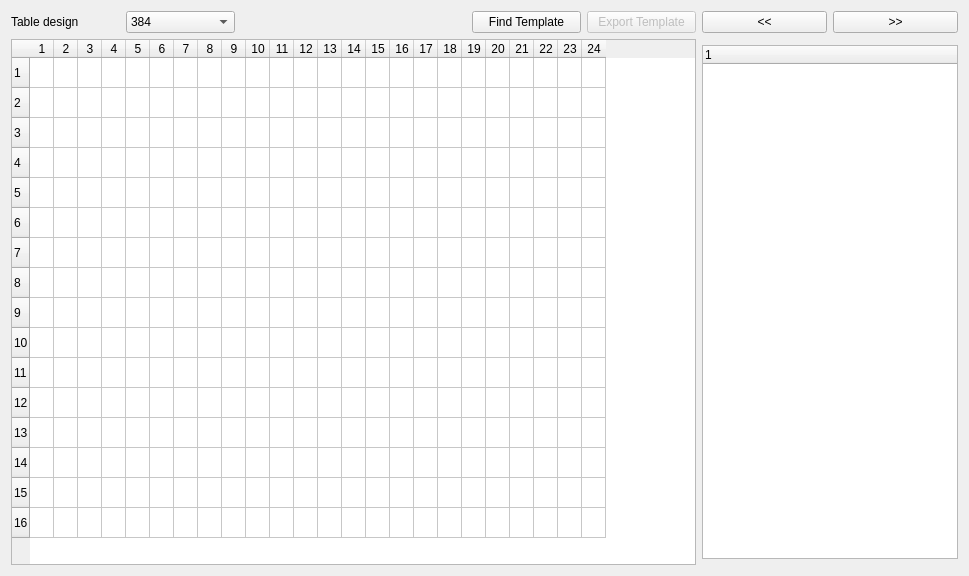
<?xml version="1.0" encoding="UTF-8"?>
<ui version="4.0">
 <class>TaggerPlate</class>
 <widget class="QWidget" name="TaggerPlate">
  <property name="geometry">
   <rect>
    <x>0</x>
    <y>0</y>
    <width>969</width>
    <height>576</height>
   </rect>
  </property>
  <property name="windowTitle">
   <string>Form</string>
  </property>
  <layout class="QGridLayout" name="gridLayout">
   <item row="2" column="6" colspan="2">
    <widget class="QTreeWidget" name="treeWidget">
     <property name="contextMenuPolicy">
      <enum>Qt::CustomContextMenu</enum>
     </property>
     <property name="headerHidden">
      <bool>false</bool>
     </property>
     <attribute name="headerVisible">
      <bool>true</bool>
     </attribute>
     <column>
      <property name="text">
       <string notr="true">1</string>
      </property>
     </column>
    </widget>
   </item>
   <item row="0" column="1">
    <widget class="QComboBox" name="plates_design">
     <item>
      <property name="text">
       <string>384</string>
      </property>
     </item>
     <item>
      <property name="text">
       <string>96</string>
      </property>
     </item>
     <item>
      <property name="text">
       <string>1536</string>
      </property>
     </item>
    </widget>
   </item>
   <item row="1" column="0" rowspan="3" colspan="6">
    <widget class="QTableWidget" name="plateMaps">
     <property name="sizePolicy">
      <sizepolicy hsizetype="Expanding" vsizetype="Expanding">
       <horstretch>0</horstretch>
       <verstretch>0</verstretch>
      </sizepolicy>
     </property>
     <property name="contextMenuPolicy">
      <enum>Qt::CustomContextMenu</enum>
     </property>
     <property name="editTriggers">
      <set>QAbstractItemView::NoEditTriggers</set>
     </property>
     <property name="showDropIndicator" stdset="0">
      <bool>false</bool>
     </property>
     <property name="dragDropOverwriteMode">
      <bool>false</bool>
     </property>
     <property name="selectionMode">
      <enum>QAbstractItemView::ExtendedSelection</enum>
     </property>
     <property name="showGrid">
      <bool>true</bool>
     </property>
     <property name="wordWrap">
      <bool>true</bool>
     </property>
     <property name="cornerButtonEnabled">
      <bool>true</bool>
     </property>
     <property name="rowCount">
      <number>16</number>
     </property>
     <property name="columnCount">
      <number>24</number>
     </property>
     <attribute name="horizontalHeaderMinimumSectionSize">
      <number>24</number>
     </attribute>
     <attribute name="horizontalHeaderDefaultSectionSize">
      <number>24</number>
     </attribute>
     <attribute name="verticalHeaderDefaultSectionSize">
      <number>30</number>
     </attribute>
     <row/>
     <row/>
     <row/>
     <row/>
     <row/>
     <row/>
     <row/>
     <row/>
     <row/>
     <row/>
     <row/>
     <row/>
     <row/>
     <row/>
     <row/>
     <row/>
     <column/>
     <column/>
     <column/>
     <column/>
     <column/>
     <column/>
     <column/>
     <column/>
     <column/>
     <column/>
     <column/>
     <column/>
     <column/>
     <column/>
     <column/>
     <column/>
     <column/>
     <column/>
     <column/>
     <column/>
     <column/>
     <column/>
     <column/>
     <column/>
    </widget>
   </item>
   <item row="0" column="0">
    <widget class="QLabel" name="label_12">
     <property name="text">
      <string>Table design</string>
     </property>
    </widget>
   </item>
   <item row="0" column="6">
    <widget class="QPushButton" name="setTags">
     <property name="text">
      <string>&lt;&lt;</string>
     </property>
    </widget>
   </item>
   <item row="0" column="7">
    <widget class="QPushButton" name="unsetTags">
     <property name="text">
      <string>&gt;&gt;</string>
     </property>
    </widget>
   </item>
   <item row="0" column="5">
    <widget class="QPushButton" name="pushButton_2">
     <property name="enabled">
      <bool>false</bool>
     </property>
     <property name="text">
      <string>Export Template</string>
     </property>
    </widget>
   </item>
   <item row="0" column="4">
    <widget class="QPushButton" name="pushButton">
     <property name="text">
      <string>Find Template</string>
     </property>
    </widget>
   </item>
  </layout>
 </widget>
 <resources/>
 <connections/>
</ui>
